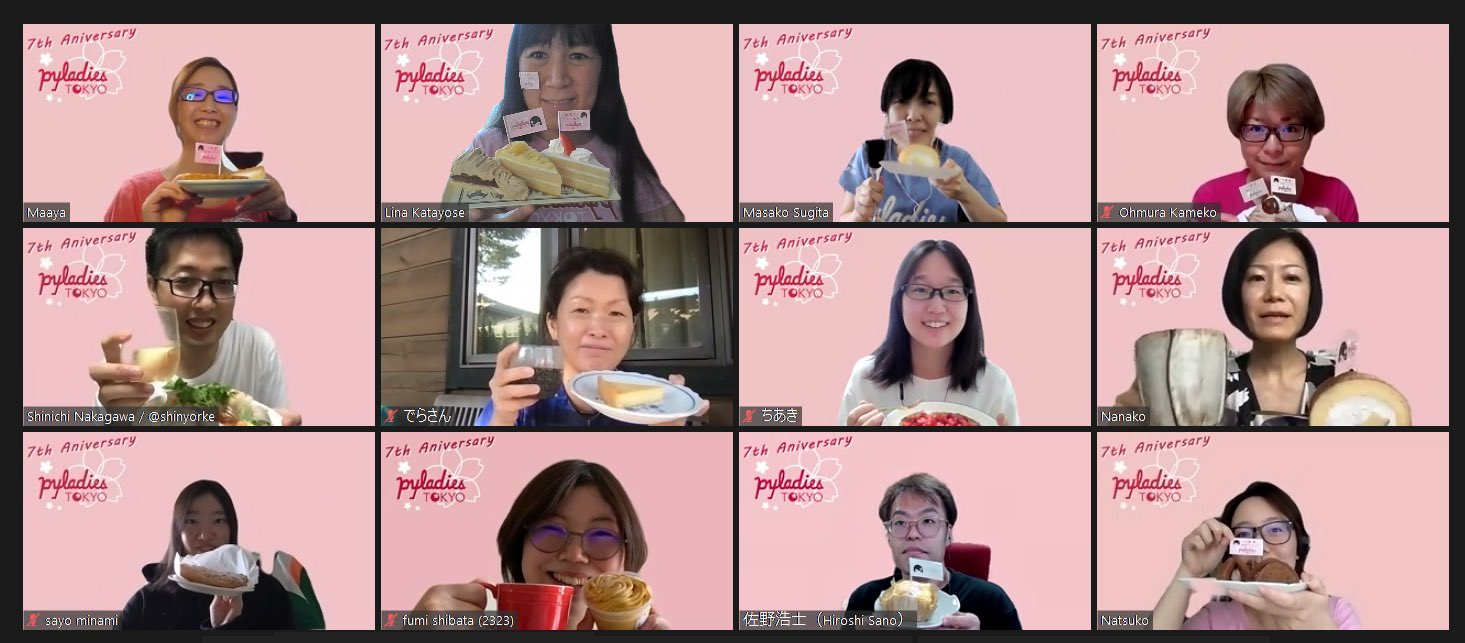
#> input picture talkscript/PyLadiesCaravan-osaka/showcase2/party.jpeg, 1465 x 643 px
$ jupyter execute PyLadiesCaravanOsaka-showcase2-talkscript.ipynb   (shell and % lines are left out)
#> lines starting #> are read from the running program, lines starting #| are printed output that depends on the picture; after the words box and inside, x2 and y2 are one past the last pixel; in counts of white or black regions, pixels touching at a corner belong together
# OpenCV showcase2 ～雑SNOWもどきしよう～

## この章でやること
* プリセットを利用した顔検知
* 画像リサイズ
* 画像の位置指定合成

上記の技術を利用して、下記処理を実装します。
1. 写真の中から顔を検出する
2. 検出した顔にPyLadies Tokyoのマスコットの顔を上書きする

## この章でやらないこと
1.   機械学習系機能の説明
2.   NumpyなどのOpenCV以外のライブラリの説明(できる前提で進めます)

[cell 1]
import cv2

[cell 2]
# 今回使う画像の読み込み
target = cv2.imread('party.jpeg')
#> target is the input picture: shape (643, 1465, 3); mean B, G, R 143.3, 142.5, 175.5

[cell 3]
# 画像のグレースケール化
# グレースケール化することで画像内の情報量を落とし、顔判別に処理を集中させます(ノイズ軽減)
target_gray = cv2.cvtColor(target, cv2.COLOR_BGR2GRAY)
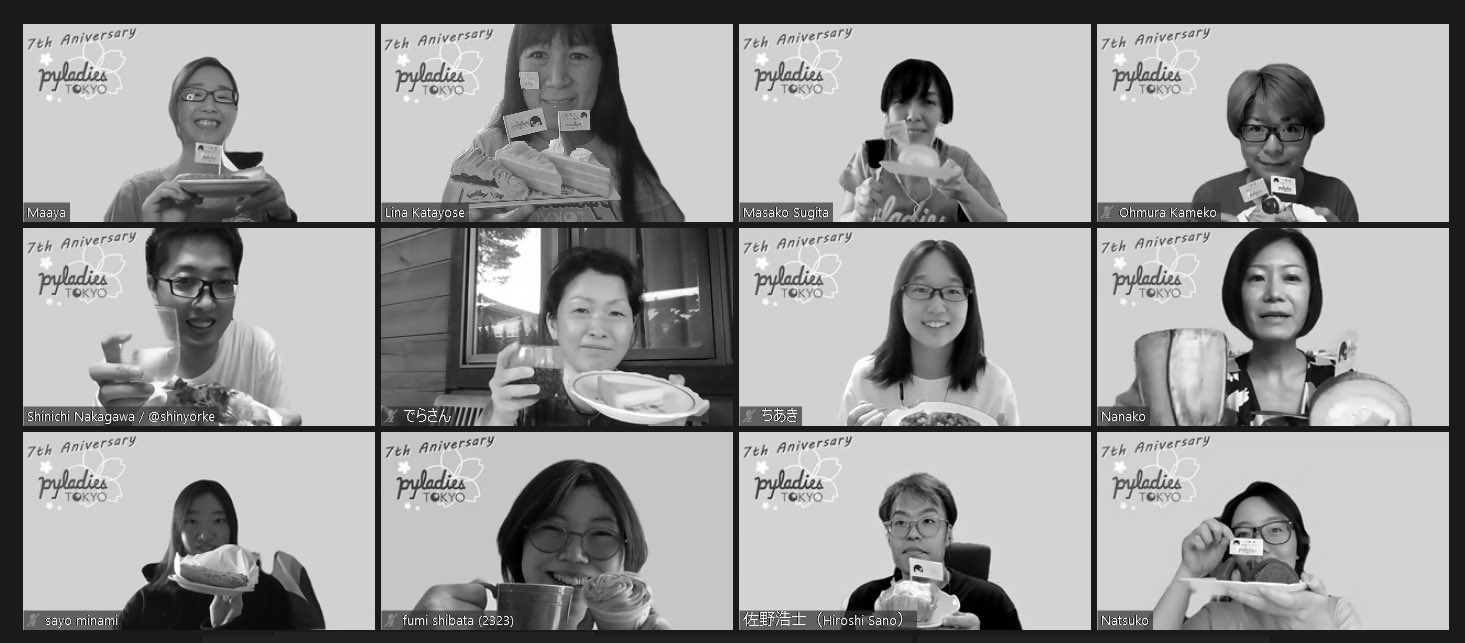
#> target_gray: shape (643, 1465); min 0, max 255, mean 152.4

顔を判別させるためには顔の学習データが必要です。
この学習データはGithub上で公開されていますので、利用したいものを取得しましょう。
[https://github.com/opencv/opencv/tree/master/data](https://github.com/opencv/opencv/tree/master/data)

今回はこのディレクトリにデータを持ってきてありますので、それを利用します。

[cell 4]
# 顔検出モデル読み込み
cascade_model = cv2.CascadeClassifier('haarcascade_frontalface_default.xml')

[cell 5]
# 顔検出
rectangles = cascade_model.detectMultiScale(target_gray)
#> rectangles = [[176, 71, 66, 66], [896, 264, 78, 78], [879, 493, 71, 71], [879, 74, 72, 72], [1231, 243, 90, 90], [1237, 106, 75, 75], [552, 276, 92, 92], [144, 240, 108, 108], [504, 18, 110, 110]]

顔検出で取得したデータは下記の情報を含んでいます。
1. 顔検知範囲の左上角の座標
2. 顔の縦横の大きさ


[cell 6]
# 置き換える顔画像の読み込み
new_face = cv2.imread('takoyaki.png')
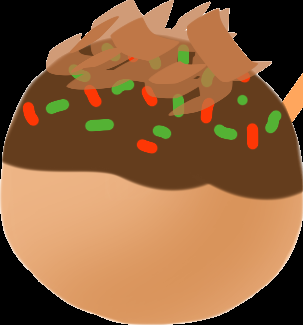
#> input picture talkscript/PyLadiesCaravan-osaka/showcase2/takoyaki.png, 303 x 325 px
#> new_face is the input picture: shape (325, 303, 3); mean B, G, R 60, 96.4, 139.4

[cell 7]
# さあみんな！新しい顔よ～！

for x, y, face_width, face_height in rectangles:
    # 顔のサイズに差し替える顔をリサイズ
    adjust_new_face = cv2.resize(new_face, (face_width, face_height))

    # 顔に新しい顔を上書き
    target[y: y+face_height, x: x+face_width] = adjust_new_face
#> this loop made 9 passes
#> pass 1, `adjust_new_face = cv2.resize(new_face, (face_width, face_height))`:
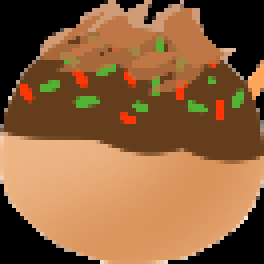
#> adjust_new_face: shape (66, 66, 3) (shown 4 times larger); mean B, G, R 60.1, 96.6, 139.5
#> pass 2, `adjust_new_face = cv2.resize(new_face, (face_width, face_height))`:
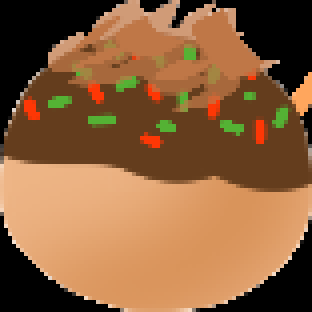
#> adjust_new_face: shape (78, 78, 3) (shown 4 times larger); mean B, G, R 60, 96.4, 139.4
#> pass 3, `adjust_new_face = cv2.resize(new_face, (face_width, face_height))`:
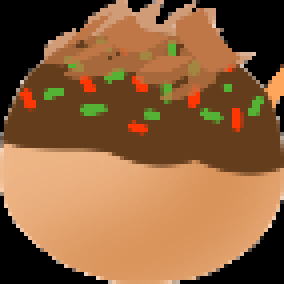
#> adjust_new_face: shape (71, 71, 3) (shown 4 times larger); mean B, G, R 60.1, 96.6, 139.6
#> after the loop:
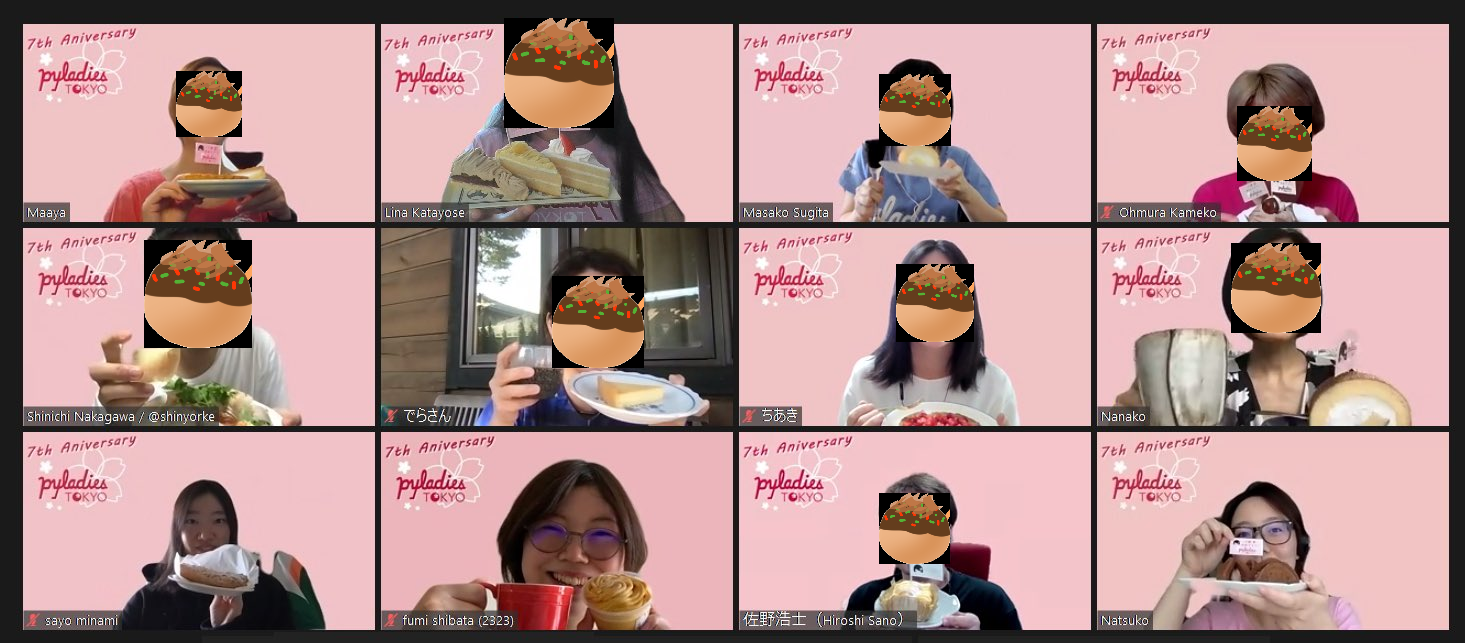
#> target: shape (643, 1465, 3); 7.07% of pixels changed, all inside (x1, y1, x2, y2) = (144, 18, 1321, 564)

[cell 8]
import matplotlib.pyplot as plt

plt.imshow(cv2.cvtColor(target, cv2.COLOR_BGR2RGB))
